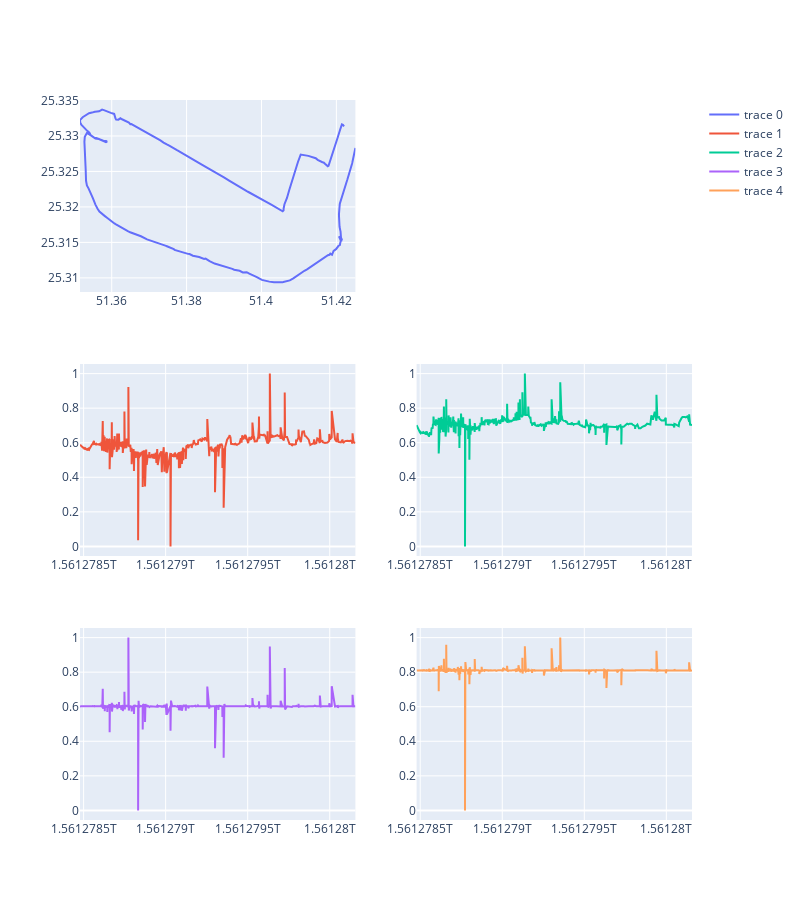

The notebook cell saved with this chart:
### Code cell
import plotly.express as px
from plotly.subplots import make_subplots
import plotly.graph_objects as go

fig = make_subplots(rows=3, cols=2)

fig.add_trace(
    go.Scatter(x=df['GPS_long'], y=df['GPS_lat']),
    row=1, col=1
)

fig.add_trace(
    go.Scatter(x=df['Time'], y=df['vx']),
    row=2, col=1
)

fig.add_trace(
    go.Scatter(x=df['Time'], y=df['vy']),
    row=2, col=2
)

fig.add_trace(
    go.Scatter(x=df['Time'], y=df['ax']),
    row=3, col=1
)

fig.add_trace(
    go.Scatter(x=df['Time'], y=df['ay']),
    row=3, col=2
)

fig.update_layout(height=900, width=800, title_text="")
fig.show()

### Figure 1 — Plotly figure (JSON) as saved in the notebook; plotly's stock layout.template omitted (floating-point values rounded to 4 significant figures; data arrays with more than 128 entries replaced by an {"elided": "..."} marker saying what was removed)
{"data": [{"type": "scatter", "x": {"elided": "531 float values"}, "xaxis": "x", "y": {"elided": "531 float values"}, "yaxis": "y"}, {"type": "scatter", "x": {"elided": "531 int values"}, "xaxis": "x3", "y": {"elided": "531 float values"}, "yaxis": "y3"}, {"type": "scatter", "x": {"elided": "531 int values"}, "xaxis": "x4", "y": {"elided": "531 float values"}, "yaxis": "y4"}, {"type": "scatter", "x": {"elided": "531 int values"}, "xaxis": "x5", "y": {"elided": "531 float values"}, "yaxis": "y5"}, {"type": "scatter", "x": {"elided": "531 int values"}, "xaxis": "x6", "y": {"elided": "531 float values"}, "yaxis": "y6"}], "layout": {"height": 900, "title": {"text": ""}, "width": 800, "xaxis": {"anchor": "y", "domain": [0, 0.45]}, "xaxis2": {"anchor": "y2", "domain": [0.55, 1]}, "xaxis3": {"anchor": "y3", "domain": [0, 0.45]}, "xaxis4": {"anchor": "y4", "domain": [0.55, 1]}, "xaxis5": {"anchor": "y5", "domain": [0, 0.45]}, "xaxis6": {"anchor": "y6", "domain": [0.55, 1]}, "yaxis": {"anchor": "x", "domain": [0.7333, 1]}, "yaxis2": {"anchor": "x2", "domain": [0.7333, 1]}, "yaxis3": {"anchor": "x3", "domain": [0.3667, 0.6333]}, "yaxis4": {"anchor": "x4", "domain": [0.3667, 0.6333]}, "yaxis5": {"anchor": "x5", "domain": [0, 0.2667]}, "yaxis6": {"anchor": "x6", "domain": [0, 0.2667]}}}
